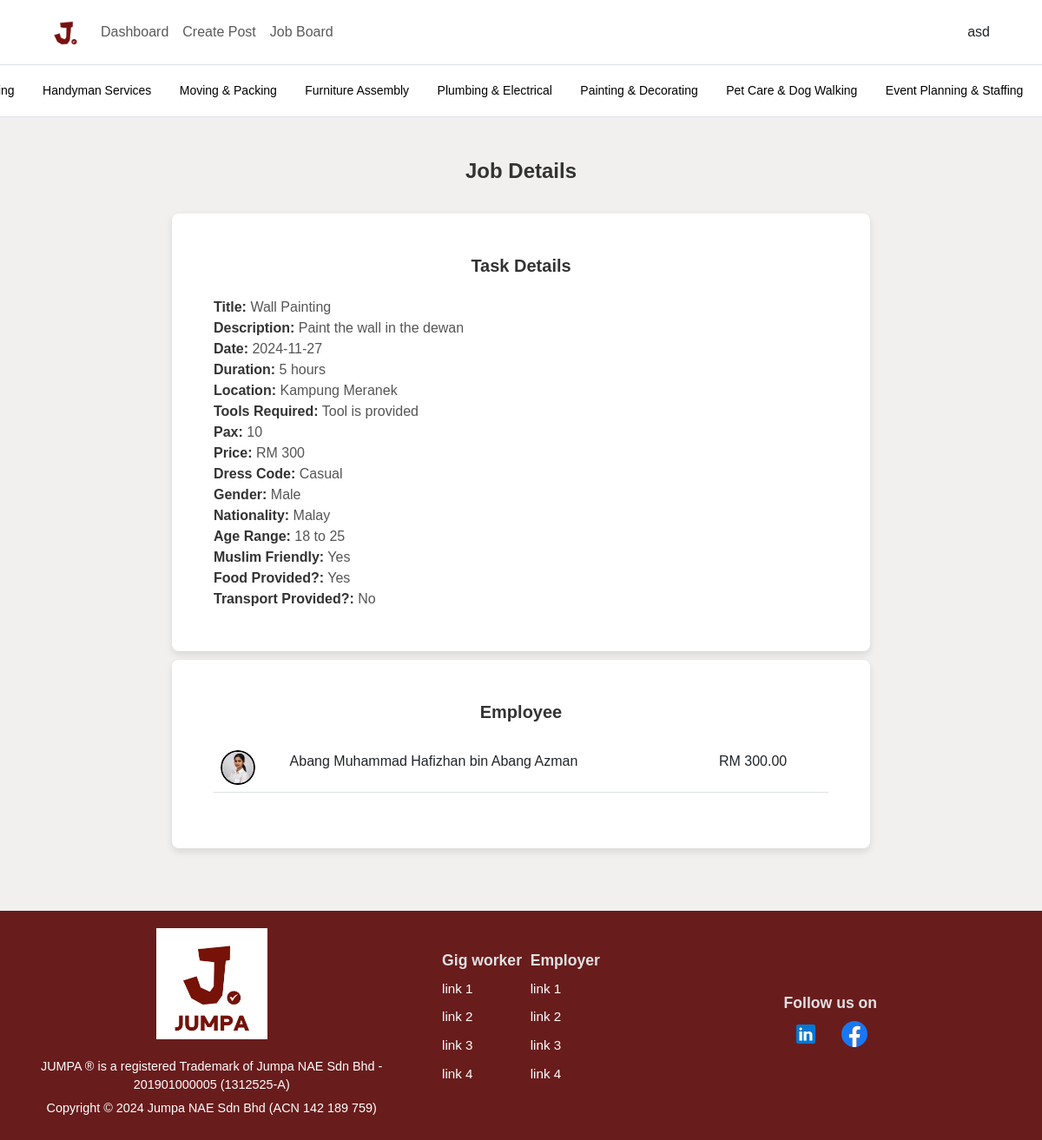
The app's page /php/job_detail.php?task_id=6 (signed in) with its own data.
### tables this page shows
CREATE TABLE `task` (
  `task_id` int(11) NOT NULL,
  `task_title` varchar(255) NOT NULL,
  `task_description` varchar(255) NOT NULL,
  `task_date` date NOT NULL,
  `task_duration` varchar(255) NOT NULL,
  `task_location` varchar(255) NOT NULL,
  `task_toolsRequired` varchar(255) NOT NULL,
  `task_pax` int(10) NOT NULL,
  `task_price` int(10) NOT NULL,
  `task_dressCode` varchar(255) NOT NULL,
  `task_gender` varchar(255) NOT NULL,
  `task_nationality` varchar(255) NOT NULL,
  `task_ageRange` varchar(255) NOT NULL,
  `task_muslimFriendly` tinyint(1) NOT NULL,
  `task_foodProvision` tinyint(1) NOT NULL,
  `task_transportProvision` tinyint(1) NOT NULL,
  `task_status` tinyint(1) NOT NULL DEFAULT 0,
  `user_id` int(11) NOT NULL
);

CREATE TABLE `job` (
  `job_id` int(11) NOT NULL,
  `user_id` int(11) NOT NULL,
  `task_id` int(11) NOT NULL,
  `bidding_id` int(11) NOT NULL
);

CREATE TABLE `user` (
  `user_id` int(11) NOT NULL,
  `user_username` varchar(255) NOT NULL,
  `user_password` varchar(255) NOT NULL,
  `user_salt` varchar(255) NOT NULL,
  `user_email` varchar(255) NOT NULL,
  `user_fullname` varchar(255) NOT NULL,
  `user_gender` varchar(255) NOT NULL,
  `user_age` int(10) NOT NULL,
  `user_ic` varchar(255) DEFAULT NULL,
  `user_contactNumber` varchar(255) NOT NULL,
  `user_photo` varchar(255) NOT NULL,
  `user_qualification` varchar(255) NOT NULL,
  `user_certificate` varchar(255) NOT NULL,
  `user_race` varchar(255) NOT NULL,
  `user_religion` varchar(255) NOT NULL,
  `user_language` varchar(255) NOT NULL,
  `user_workingExperienceWithJumpa` varchar(255) NOT NULL
);

CREATE TABLE `bidding` (
  `bidding_id` int(11) NOT NULL,
  `task_id` int(11) NOT NULL,
  `user_id` int(11) NOT NULL,
  `bidding_amount` decimal(10,2) NOT NULL,
  `bidding_time` timestamp NOT NULL DEFAULT current_timestamp() ON UPDATE current_timestamp()
);

### php/job_detail.php (the view, shortened to what this page needs)
<?php
include "connection.php";
?>
<!DOCTYPE html>
<html lang="en">
<head>
    <link href="https://cdn.jsdelivr.net/npm/bootstrap@5.3.0-alpha1/dist/css/bootstrap.min.css" rel="stylesheet">
    <link href="https://cdnjs.cloudflare.com/ajax/libs/font-awesome/6.0.0-beta3/css/all.min.css" rel="stylesheet">
    <link rel="stylesheet" href="../assets/css/styles.css">
</head>
<body>
    <?php
        include "topnav.php";
        $id = $_GET['task_id'];
        $user_id = $_SESSION['user_id'];
        $detail_check = $conn->prepare("SELECT
                                            *,
                                            (
                                                SELECT GROUP_CONCAT(DISTINCT u.user_id)
                                                FROM user u
                                                LEFT JOIN job j ON u.user_id = j.user_id
                                                LEFT JOIN task task_inner ON u.user_id = task_inner.user_id
                                                WHERE j.task_id = t.task_id OR task_inner.task_id = t.task_id
                                            ) AS related_user_ids
                                        FROM
                                            task t
                                        WHERE
                                            t.task_status = 1 AND FIND_IN_SET(?, (
                                                SELECT GROUP_CONCAT(DISTINCT u.user_id)
                                                FROM user u
                                                LEFT JOIN job j ON u.user_id = j.user_id
                                                LEFT JOIN task task_inner ON u.user_id = task_inner.user_id
                                                WHERE j.task_id = t.task_id OR task_inner.task_id = t.task_id
                                            ));");
            $detail_check->bind_param("i", $user_id);
            $detail_check->execute();
            $detail_result = $detail_check->get_result();
            while ($user_row = $detail_result->fetch_assoc()) {
                echo "
            <main>
                <div class='employee-dashboard pb-0'>
                    <div class='container w-75'>
                        <h4 class='mb-4 text-center'>Job Details</h4>
                        <div class='row full-height'>
                            <div class='col-12 mb-4'>
                                <div class='container task-details-card'>
                                    <h5 class='mb-4 text-center'>Task Details</h5>
                                    <div class='row details-p'>
                                        <div class='col-lg-3 col-md-6 col-sm-12'>
                                            <p><strong>Title:</strong> " . htmlspecialchars($user_row['task_title']) . "</p>
                                            <p><strong>Description:</strong> " . htmlspecialchars($user_row['task_description']) . "</p>
                                            <p><strong>Date:</strong> " . htmlspecialchars($user_row['task_date']) . "</p>
                                            <p><strong>Duration:</strong> " . htmlspecialchars($user_row['task_duration']) . "</p>
                                            <p><strong>Location:</strong> " . htmlspecialchars($user_row['task_location']) . "</p>
                                            <p><strong>Tools Required:</strong> " . htmlspecialchars($user_row['task_toolsRequired']) . "</p>
                                            <p><strong>Pax:</strong> " . htmlspecialchars($user_row['task_pax']) . "</p>
                                            <p><strong>Price: </strong> RM " . htmlspecialchars($user_row['task_price']) . "</p>
                                            <p><strong>Dress Code:</strong> " . htmlspecialchars($user_row['task_dressCode']) . "</p>
                                            <p><strong>Gender:</strong> " . htmlspecialchars($user_row['task_gender']) . "</p>
                                            <p><strong>Nationality:</strong> " . htmlspecialchars($user_row['task_nationality']) . "</p>
                                            <p><strong>Age Range:</strong> " . htmlspecialchars($user_row['task_ageRange']) . "</p>
                                            <p><strong>Muslim Friendly:</strong> " . htmlspecialchars($user_row['task_muslimFriendly'] == 1 ? "Yes" : "No") . "</p>
                                            <p><strong>Food Provided?:</strong> " . htmlspecialchars($user_row['task_foodProvision'] == 1 ? "Yes" : "No") . "</p>
                                            <p><strong>Transport Provided?:</strong> " . htmlspecialchars($user_row['task_transportProvision'] == 1 ? "Yes" : "No") . "</p>
                                        </div>
                                    </div>
                                </div>"; ?>
                                <div class="container task-details-card">
                                    <h5 class="mb-4 text-center">Employee</h5>
                                    <div class="row details-p">
                                        <div class="col-lg-3 col-md-6 col-sm-12">
                                            <div class="table-responsive">
                                                <table class="table table-hover">
                                                    <tbody>
                                                    <?php
                                                        $sql = $conn->prepare("SELECT *
                                                                                FROM user u
                                                                                INNER JOIN job j ON j.user_id = u.user_id
                                                                                INNER JOIN bidding b ON b.bidding_id = j.bidding_id
                                                                                WHERE j.task_id=?");
                                                        $sql->bind_param("i", $id);
                                                        if ($sql->execute()) {
                                                            $result = $sql->get_result();
                                                            while ($row = $result->fetch_assoc()) {
                                                                echo "<tr role='button' data-bs-toggle='modal' data-bs-target='#" . $row['bidding_id'] . "'>";
                                                                echo "
                                                                <td>
                                                                    <div class='rounded-circle' style='width: 40px; height: 40px; overflow: hidden; display: flex; justify-content: center; align-items: center;'>
                                                                        <img src='{$row['user_photo']}' id='user-photo' alt='Profile Picture' class='rounded-circle' width='40px' height='40px'>
                                                                    </div>
                                                                </td>";
                                                                echo "<td>{$row['user_fullname']}</td>";
                                                                echo "<td>RM {$row['bidding_amount']}</td>";
                                                                echo "</tr>";
                                                            }
                                                        }
                                                        ?>
                                                    </tbody>
                                                </table>
                                            </div>
                                        </div>
                                    </div>
                                </div>
                            </div>
                        </div>
                    </div>
                </div>
            </main>
        <?php
            }
        ?>
    <?php include 'footer.php'; ?>
</body>
</html>

### records on screen
task: task_title "Wall Painting", task_description "Paint the wall in the dewan", task_date "2024-11-27", task_duration "5 hours", task_location "Kampung Meranek", task_toolsRequired "Tool is provided", task_pax "10", task_price "300", task_dressCode "Casual", task_gender "Male", task_nationality "Malay", task_ageRange "18 to 25", task_muslimFriendly "Yes", task_foodProvision "Yes", task_transportProvision "No"
job: user.user_photo (picture), user.user_fullname "Abang Muhammad Hafizhan bin Abang Azman", bidding.bidding_amount "300.00"

### other values on screen
$_SESSION['username'] "asd"
